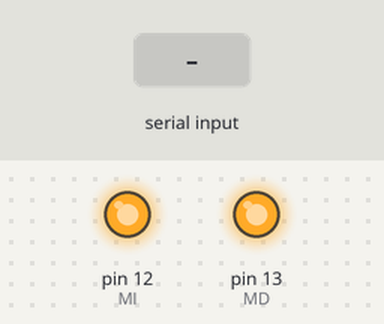
This sketch was run on a simulated Arduino Uno, built with avr-gcc and run on an emulated ATmega328P. Shown: output pins drawn as LEDs (lit = HIGH). The test bench sets the inputs (shaded band). What the sketch prints to the serial monitor is not drawn.

Above: at 1.2 s.
1.3 s: "I" received over the second serial link
At 2.4 s:
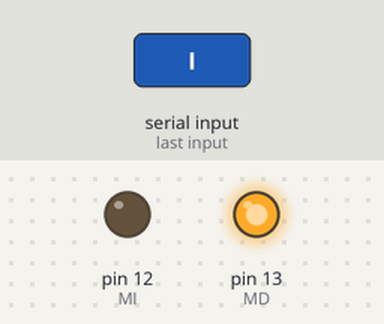
2.8 s: "C" received over the second serial link
At 3.5 s:
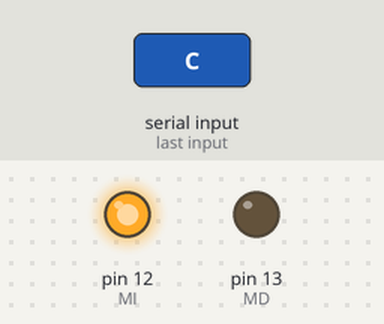
4.3 s: "P" received over the second serial link
At 4.7 s:
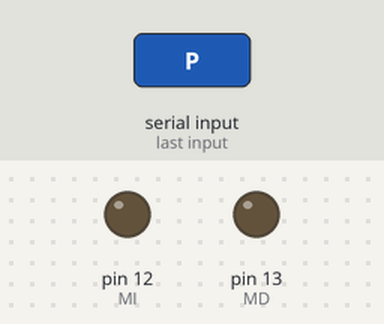
Timing chart, 0 to 7.3 s (numbered marks = the images above; inputs shaded):
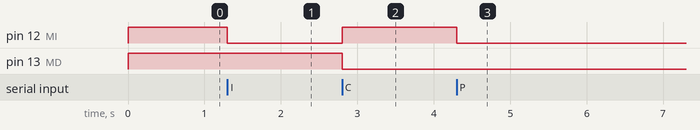

The sketch:

Barquito_Arduino_BT.ino
```cpp
#include <SoftwareSerial.h>//Se puede emular mas de un puerto serial

SoftwareSerial BTSerial(10, 11); // RX | TX Poner los pines que usas

int MD = 13 ;
int MI = 12 ;

void setup() {
  Serial.begin(9600);
  pinMode(MD, OUTPUT);
  pinMode(MI, OUTPUT);
  digitalWrite( MD, HIGH);
  digitalWrite( MI, HIGH);
  BTSerial.begin(9600);
}

void loop() {
  if (BTSerial.available()) {
    char Mensaje = BTSerial.read();
    Serial.write(Mensaje);
    if (Mensaje == 'I' || Mensaje == 'i' ) {
      digitalWrite( MD, 1);
      digitalWrite( MI, 0);
    } else if (Mensaje == 'D' || Mensaje == 'd' ) {
      digitalWrite(MD,1);
      digitalWrite(MI,1);

    } else if (Mensaje == 'C' || Mensaje == 'c' ) {
      digitalWrite( MD, 0);
      digitalWrite( MI, 1);
    } else if (Mensaje == 'P' || Mensaje == 'p' ) {
      digitalWrite( MD, 0);
      digitalWrite( MI, 0);

    }
  }
  delay(50);
}
```

Measured:
- after the input at 1.3 s, pin 12 (MI): HIGH → LOW at once
- after the input at 2.8 s, pin 12 (MI): LOW → HIGH at once; pin 13 (MD): HIGH → LOW at once
- after the input at 4.3 s, pin 12 (MI): HIGH → LOW at once
